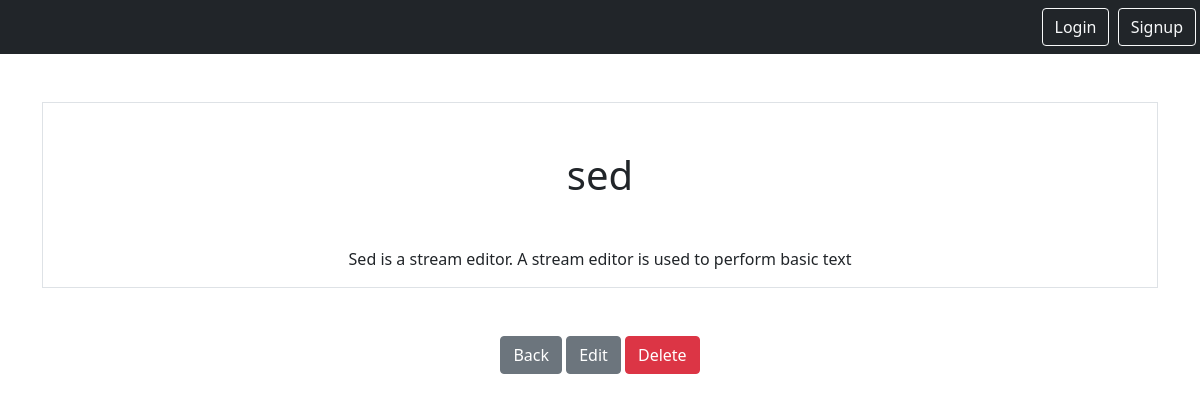
/smart/notes/19, run on the app's committed database.
### notes/models.py (models this page shows)
class Notes(models.Model):
    title = models.CharField(max_length=200)
    note = models.TextField()
    created = models.DateTimeField(auto_now_add=True)
    user = models.ForeignKey(User, on_delete=models.CASCADE, related_name="notes")

### notes/views.py (the view)
# urls.py: path('notes/<int:pk>', views.NotesDetailView.as_view(), name='notes.detail'),
class NotesDetailView(DetailView):
    model = Notes
    context_object_name = 'note'
    login_url = '/login'

### notes/templates/notes/notes_detail.html
{% extends "base.html" %}
{% block content %}
<div class="border round">
    <h1 class="my-5">{{note.title}}</h1>
    <p>{{note.note}}</p>
</div>
<a href="{% url 'notes.list' %}" class="btn btn-secondary my-5">Back</a>
<a href="{% url 'notes.update' pk=note.id %}" class="btn btn-secondary">Edit</a>
<a href="{% url 'notes.delete' pk=note.id %}" class="btn btn-danger">Delete</a>
{% endblock %}

### data on the page
Notes: title "sed", note "Sed is a stream editor. A stream editor is used to perform basic text"
